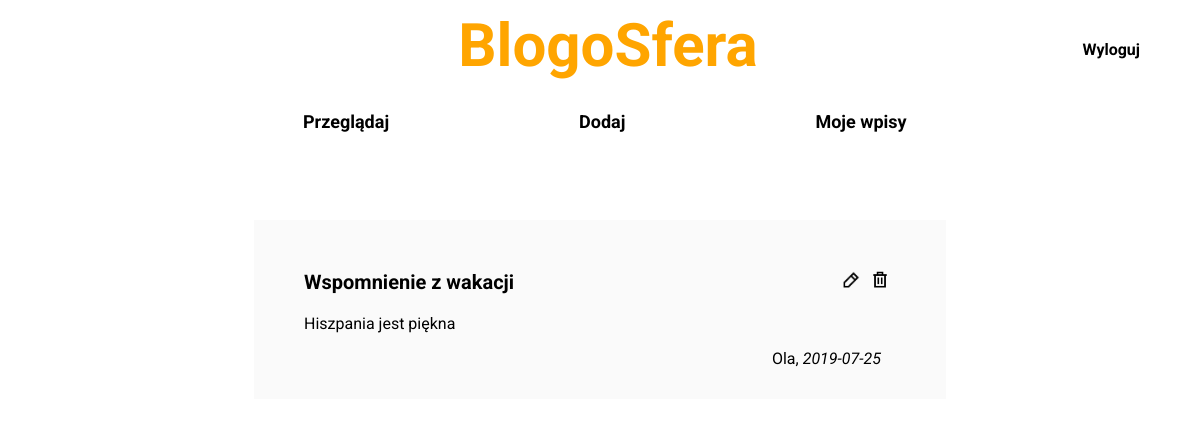
The page /mypage (signed in) on the database its author committed.
### models.py (models this page shows, shortened)
class BlogSfera(dataBase.Model):
    __tablename__ = "wpis"
    id = dataBase.Column(dataBase.Integer, primary_key=True)
    tytul = dataBase.Column(dataBase.String, nullable=False)
    data = dataBase.Column(dataBase.Date, nullable=False)
    tresc = dataBase.Column(dataBase.String, nullable=False)
    autor = dataBase.Column(dataBase.String, nullable=False)
    user_id = dataBase.Column(dataBase.Integer, ForeignKey('user.id'), nullable=False)  # związek między wpisem a user

### app.py (the view)
@app.route('/mypage')
def my():
    if not session.get('logged_in'):
        return redirect(url_for('login'))
    user = session['user_id']
    data = BlogSfera.query.filter_by(user_id=user).order_by(desc(BlogSfera.data)).all()
    return render_template('mypage.html', data=data)

### templates/mypage.html (shortened to what this page needs)
<!DOCTYPE html>
<html lang="pl">
<head>
    <link rel="stylesheet" href="/static/css/styles.css">
</head>
  <body>
        <div class="menu">
            <div class="login-wrapper">
                <a class="logout" href="{{url_for('logout')}}">Wyloguj</a>
            </div>
            <h1 id="menuLabel"><a href="/">BlogoSfera</a></h1>
            <div class="navbar">
                <a href="/all">Przeglądaj</a>
                <a href="{{url_for('add')}}">Dodaj</a>
                <a href="/mypage">Moje wpisy</a>
            </div>
        </div>
      <div class="main">
          {% if data %}
                {% for wpis in data %}
                     <div class="post">
                        <div>
                            <div class="icon-wrapper">
                                <a href="/modify/{{wpis.id}}"><img src="/static/images/edit.png" alt="Edit icon" class = "icon"> </a>
                                <a href="/delete/{{wpis.id}}" onclick="return confirm('Czy na pewno chcesz usunąć post {{ wpis.tytul }}?')"><img src="/static/images/delete.png" alt="Delete icon" class = "icon"> </a>
                            </div>
                            <h3 id="title">{{wpis.tytul}}</h3>
                        </div>
                        <p>
                            {{ wpis.tresc }}
                        </p>
                        <div class="signature-wrapper">
                            <h4 id="signature">{{ wpis.autor }}, <i>{{ wpis.data }}</i></h4>
                        </div>
                    </div>
                {% endfor %}
            {% else %}
            <div class="post">
                <h2> Brak notatek </h2>
              </div>
            {% endif %}
      </div>
  </body>

### static/css/styles.css (style rules this page uses)
* { font-family: 'Roboto', sans-serif; }
a, a:hover, a:visited, a:active { color: inherit; text-decoration: none; }
#menuLabel { color: orange; font-size: 60px; top: 0; text-align: center; margin-bottom: 15px; margin-top: 10px; }
.menu { overflow: hidden; display: block; width:100%; top: 0; margin:0 auto; position: fixed; background: white; padding-bottom: 10px; }
.navbar { font-weight: bold; width:800px; margin:0 auto; }
.navbar a { font-size: 18px; float: left; display: block; background: white; text-align: center; padding: 15px 55px 15px 55px; text-decoration: none; border-radius: 25px; transition: background-color 0.8; margin-left: 5%; margin-right: 5%; }
.main { overflow: auto; margin-top: 170px; }
.post { width: 50%; margin:0 auto; background-color: #fafafa; padding: 50px 50px 50px 50px; margin-top: 50px; margin-bottom: 50px; }
#title { font-size: 20px; margin-top:0px; }
.icon { width: 20px; height: 20px; margin-left: 5px; }
.icon-wrapper { overflow: hidden; width:60px; float: right; }
.signature-wrapper { padding: 0px 15px 0px 15px; overflow: hidden; float: right; }
#signature { margin-top: 0px; font-weight:normal; font-size: 16px; }
.logout { margin-left: 15px; font-weight: bold; }
.login-wrapper { position:fixed; right: 5%; top: 5%; }

### rows shown on the page
BlogSfera: tytul "Wspomnienie z wakacji", tresc "Hiszpania jest piękna", autor "Ola", data "2019-07-25"
